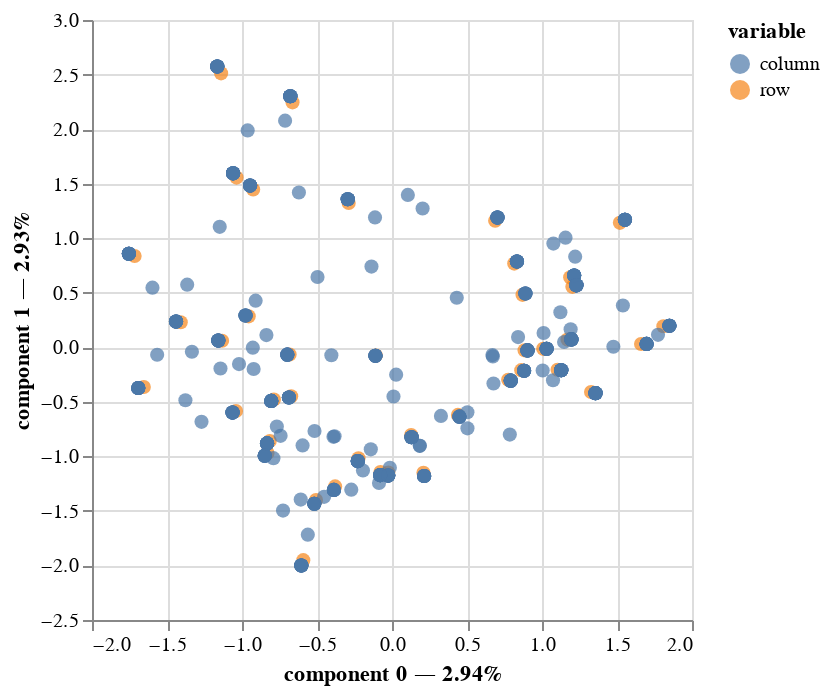

The code cell stored with this chart in its notebook:
### Code cell
import pandas as pd

mca = prince.MCA(n_components = 2)
mca = mca.fit(df_standardized)
ax = mca.plot(df_standardized)
ax

### Figure 1 — Vega-Lite specification as saved in the notebook (floating-point values rounded to 4 significant figures; data arrays with more than 128 entries replaced by an {"elided": "..."} marker saying what was removed)
{"config": {"view": {"continuousWidth": 300, "continuousHeight": 300}}, "data": {"name": "data-9e204a4b4a911dd7fa45cfb0f99cd6a8"}, "mark": {"type": "circle", "size": 50}, "encoding": {"color": {"field": "variable", "type": "nominal"}, "tooltip": [{"field": "variable", "type": "nominal"}, {"field": "value", "type": "nominal"}, {"field": "component 0", "type": "quantitative"}, {"field": "component 1", "type": "quantitative"}], "x": {"axis": {"title": "component 0 — 2.94%"}, "field": "component 0", "scale": {"zero": false}, "type": "quantitative"}, "y": {"axis": {"title": "component 1 — 2.93%"}, "field": "component 1", "scale": {"zero": false}, "type": "quantitative"}}, "params": [{"name": "param_1", "select": {"type": "interval", "encodings": ["x", "y"]}, "bind": "scales"}], "$schema": "https://vega.github.io/schema/vega-lite/v5.15.1.json", "datasets": {"data-9e204a4b4a911dd7fa45cfb0f99cd6a8": {"elided": "443 records"}}}
